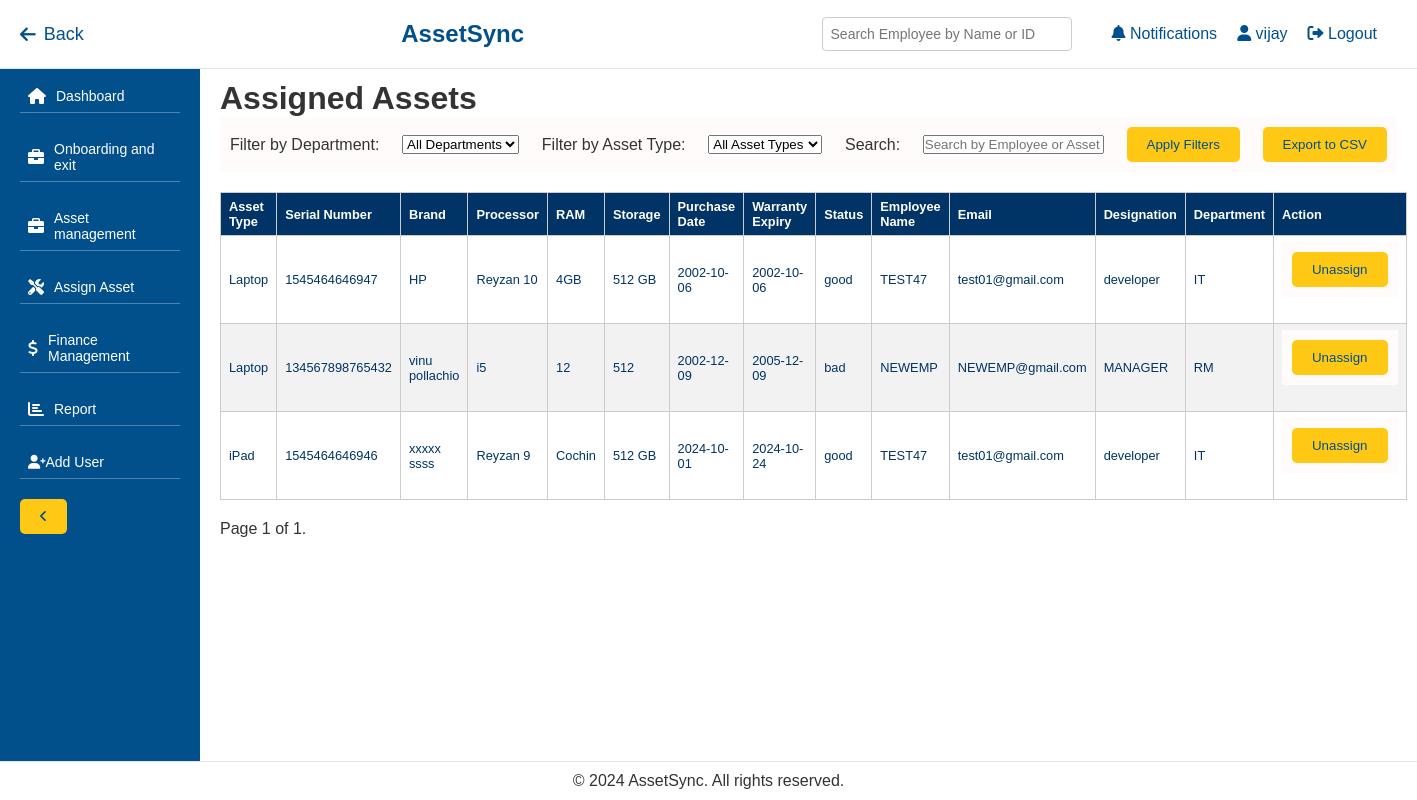
The page /assign-asset/assigned/ (signed in) on the database its author committed.
### management/models.py (models this page shows, shortened)
class Laptop(models.Model):
    serial_number = models.CharField(max_length=100)
    brand = models.CharField(max_length=100)
    processor = models.CharField(max_length=100)
    ram_capacity = models.CharField(max_length=50)
    storage = models.CharField(max_length=50)
    inch = models.DecimalField(max_digits=4, decimal_places=1)
    status = models.CharField(max_length=50)
    building_name = models.CharField(max_length=100)
    date_of_purchase = models.DateField()
    purchased_amount = models.DecimalField(max_digits=10, decimal_places=2)
    warranty_details = models.CharField(max_length=100)
    warranty_date = models.DateField()
    remarks = models.TextField(blank=True, null=True)
    employee = models.ForeignKey(Employee, on_delete=models.SET_NULL, null=True, blank=True, related_name='laptops')

class Employee(models.Model):
    DEPARTMENT_CHOICES = [
        ('IT', 'IT'),
        ('HR', 'HR'),
        ('FINANCE', 'FINANCE'),
        ('RM FINANCE', 'RM FINANCE'),
        ('RM', 'RM'),
        ('ACADAMICS', 'ACADAMICS'),
        ('CC', 'CC'),
        ('ONLINE OPERATIONS', 'ONLINE OPERATIONS'),
        ('ADMIN', 'ADMIN'),
    ]
    BRANCH_CHOICES = [
        ('kannur', 'Kannur'),
        ('calicut', 'Calicut'),
        ('thrissur', 'Thrissur'),
        ('kochi', 'Kochi'),
        ('kottayam', 'Kottayam'),
        ('trivandrum', 'Trivandrum'),
    ]
    date_of_joining = models.DateField()
    employee_id = models.CharField(max_length=100, unique=True)
    name = models.CharField(max_length=200)
    department = models.CharField(max_length=100, choices=DEPARTMENT_CHOICES)
    designation = models.CharField(max_length=100)
    branch = models.CharField(max_length=100, choices=BRANCH_CHOICES)
    work_location = models.CharField(max_length=100)
    reporting_officer = models.CharField(max_length=100)
    personal_email_id = models.EmailField()
    exited = models.BooleanField(default=False)

class iPad(models.Model):
    serial_number = models.CharField(max_length=100)
    brand = models.CharField(max_length=100)
    processor = models.CharField(max_length=100)
    ram_capacity = models.CharField(max_length=50)
    storage = models.CharField(max_length=100)
    inch = models.CharField(max_length=50)
    status = models.CharField(max_length=50)
    building_name = models.CharField(max_length=100)
    date_of_purchase = models.DateField()
    purchased_amount = models.DecimalField(max_digits=10, decimal_places=2)
    warranty_details = models.CharField(max_length=255)
    warranty_date = models.DateField()
    remarks = models.TextField(blank=True, null=True)
    employee = models.ForeignKey(Employee, on_delete=models.SET_NULL, null=True, blank=True, related_name='ipads')

### management/views.py (the view)
# urls.py: path('assign-asset/assigned/', views.assigned_assets, name='assigned_assets'),
def assigned_assets(request):
    asset_lists = [
        (Laptop.objects.filter(employee__isnull=False), 'Laptop'),
        (Desktop.objects.filter(employee__isnull=False), 'Desktop'),
        (Printer.objects.filter(employee__isnull=False), 'Printer'),
        (iPad.objects.filter(employee__isnull=False), 'iPad'),
        (iPhone.objects.filter(employee__isnull=False), 'iPhone'),
        (Smartphone.objects.filter(employee__isnull=False), 'Smartphone'),
        (KeypadPhone.objects.filter(employee__isnull=False), 'KeypadPhone'),
        (Headset.objects.filter(employee__isnull=False), 'Headset'),
        (Keyboard.objects.filter(employee__isnull=False), 'Keyboard'),
        (Mouse.objects.filter(employee__isnull=False), 'Mouse'),
        (Pendrive.objects.filter(employee__isnull=False), 'Pendrive'),
        (HardDisk.objects.filter(employee__isnull=False), 'HardDisk'),
        (LanAdapter.objects.filter(employee__isnull=False), 'LanAdapter'),
        (SIM.objects.filter(employee__isnull=False), 'SIM'),
    ]
    assets = []
    for asset_list, asset_type in asset_lists:
        for asset in asset_list:
            asset.asset_type = asset_type  # Add asset type dynamically
            assets.append(asset)
    paginator = Paginator(assets, 10)  # Show 10 assets per page
    page_number = request.GET.get('page')
    page_obj = paginator.get_page(page_number)
    return render(request, 'management/assigned_assets.html', {
        'assets': page_obj,
        'departments': Employee.objects.values_list('department', flat=True).distinct(),
        'asset_types': ['Laptop', 'Desktop', 'Printer', 'iPad', 'iPhone', 'Smartphone', 'KeypadPhone', 'Headset', 'Keyboard', 'Mouse', 'Pendrive', 'HardDisk', 'LanAdapter', 'SIM'],
    })

### management/templates/management/assigned_assets.html (shortened to what this page needs)
{% extends 'management/base.html' %}
{% block content %}
<div class="assigned-assets-container">
    <h1>Assigned Assets</h1>
    <form method="GET" action="">
        <label for="department">Filter by Department:</label>
        <select name="department" id="department">
            <option value="">All Departments</option>
        </select>
        <label for="asset_type">Filter by Asset Type:</label>
        <select name="asset_type" id="asset_type">
            <option value="">All Asset Types</option>
        </select>
        <label for="search">Search:</label>
        <input type="text" name="search" id="search" value="{{ search_query }}" placeholder="Search by Employee or Asset">
        <button type="submit">Apply Filters</button>
        <button type="submit" name="export" value="true">Export to CSV</button>
    </form>
    <table>
        <thead>
            <tr>
                <th>Asset Type</th>
                <th>Serial Number</th>
                <th>Brand</th>
                <th>Processor</th>
                <th>RAM</th>
                <th>Storage</th>
                <th>Purchase Date</th>
                <th>Warranty Expiry</th>
                <th>Status</th>
                <th>Employee Name</th>
                <th>Email</th>
                <th>Designation</th>
                <th>Department</th>
                <th>Action</th>
            </tr>
        </thead>
        <tbody>
            {% for asset in assets %}
            <tr>
                <td>{{ asset.asset_type }}</td>
                <td>{{ asset.serial_number }}</td>
                <td>{{ asset.brand }}</td>
                <td>{{ asset.processor }}</td>
                <td>{{ asset.ram_capacity }}</td>
                <td>{{ asset.storage }}</td>
                <td>{{ asset.date_of_purchase|date:"Y-m-d" }}</td>
                <td>{{ asset.warranty_date|date:"Y-m-d" }}</td>
                <td>{{ asset.status }}</td>
                <td>{{ asset.employee.name }}</td>
                <td>{{ asset.employee.personal_email_id }}</td>
                <td>{{ asset.employee.designation }}</td>
                <td>{{ asset.employee.department }}</td>
                <td>
                    <form method="POST" action="{% url 'unassign_asset' asset.id asset.asset_type %}">
                        <button type="submit" onclick="return confirm('Are you sure you want to unassign this asset?')">Unassign</button>
                    </form>
                </td>
            </tr>
            {% empty %}
            <tr>
                <td colspan="13">No assigned assets found.</td>
            </tr>
            {% endfor %}
        </tbody>
    </table>
    <div class="pagination">
        <span class="step-links">
            <span class="current">
                Page {{ assets.number }} of {{ assets.paginator.num_pages }}.
            </span>
        </span>
    </div>
</div>
{% endblock %}

### management/templates/management/base.html (shortened to what this page needs)
{% load static %}
<!DOCTYPE html>
<html lang="en">
<head>
    <link rel="stylesheet" href="https://cdnjs.cloudflare.com/ajax/libs/font-awesome/6.0.0-beta3/css/all.min.css">
</head>
<body>
    <header>
        <a href="javascript:history.back()" class="back-btn"><i class="fas fa-arrow-left"></i> Back</a>
        <h1>AssetSync</h1>
        <div class="user-options">
            <div class="search-box">
                <input type="text" id="employeeSearch" placeholder="Search Employee by Name or ID" oninput="searchEmployee()">
            </div>
            <a href="#"><i class="fas fa-bell"></i> Notifications</a>
            <a href="#"><i class="fas fa-user"></i> {{ request.user.username }}</a>
            <form id="logout-form" action="{% url 'logout' %}" method="post" style="display:inline;">
                <button type="submit" class="btn" style="background:none; border:none; color: var(--primary-color); font-size: 16px; cursor: pointer;">
                    <i class="fas fa-sign-out-alt"></i> Logout
                </button>
            </form>
        </div>
    </header>
    <aside id="sidebar">
        <nav>
            <ul>
                <li class="{% if request.resolver_match.url_name == 'dashboard' %}active{% endif %}">
                    <a href="{% url 'dashboard' %}"><i class="fas fa-home icon"></i> <span class="text">Dashboard</span></a>
                </li>
                <li>
                    <a href="#" onclick="toggleDropdown(event)"><i class="fas fa-briefcase icon"></i> <span class="text">Onboarding and exit</span></a>
                </li>
                <li>
                    <a href="#" onclick="toggleDropdown(event)"><i class="fas fa-briefcase icon"></i> <span class="text">Asset management</span></a>
                </li>
                <li><a href="{% url 'assign_asset' %}"><i class="fas fa-tools icon"></i> <span class="text">Assign Asset</span></a></li>
                <li><a href="{% url 'finance_module' %}"><i class="fas fa-dollar-sign icon"></i> <span class="text">Finance Management</span></a></li>
                <li><a href="{% url 'report' %}"><i class="fas fa-chart-bar icon"></i> <span class="text">Report</span></a></li>
                <li><a href="{% url 'add_user' %}"><i class="fas fa-user-plus"></i> Add User</a></li>
            </ul>
        </nav>
        <button class="toggle-btn" onclick="toggleSidebar()"><i class="fas fa-angle-left"></i></button>
    </aside>
    <main>
        {% block content %}{% endblock %}
    </main>
    <footer>
        <p>&copy; 2024 AssetSync. All rights reserved.</p>
    </footer>
</body>
</html>

### management/templates/management/base.html (style rules this page uses)
:root { --primary-color: #01508c; --secondary-color: #ffc814; --light-blue-color: #e9f7ff; --white-color: #ffffff; --text-color: #333333; --line-color: rgba(255, 255, 255, 0.3); --collapsed-width: 50px; --expanded-width: 200px; --dropdown-bg-color: #ffffff; --dropdown-hover-bg-color: #f1f1f1; --dropdown-border-color: #e0e0e0; }
* { margin: 0; padding: 0; box-sizing: border-box; }
body { font-family: Arial, sans-serif; background-color: var(--light-blue-color); color: var(--text-color); }
header { position: fixed; top: 0; left: 0; width: 100%; background-color: var(--white-color); border-bottom: 1px solid #e2e5e8; padding: 15px 20px; display: flex; justify-content: space-between; align-items: center; z-index: 1000; }
header h1 { color: var(--primary-color); font-size: 24px; }
header .user-options { display: flex; align-items: center; }
header .user-options a { color: var(--primary-color); margin-left: 20px; text-decoration: none; font-size: 16px; transition: color 0.3s; }
.search-box { position: relative; margin-right: 20px; }
.search-box input[type="text"] { padding: 8px; font-size: 14px; width: 250px; border-radius: 4px; border: 1px solid #ccc; }
.back-btn { font-size: 18px; margin-right: 20px; cursor: pointer; color: var(--primary-color); text-decoration: none; display: flex; align-items: center; }
.back-btn i { margin-right: 8px; }
aside { position: fixed; top: 60px; bottom: 0; left: 0; width: var(--expanded-width); background-color: var(--primary-color); color: var(--white-color); padding: 20px; overflow-y: auto; transition: width 0.3s ease; z-index: 999; }
aside nav ul { list-style-type: none; }
aside nav ul li { margin-bottom: 20px; position: relative; }
aside nav ul li a { color: var(--white-color); text-decoration: none; display: flex; align-items: center; padding: 8px; font-size: 14px; background-color: var(--primary-color); border-bottom: 1px solid var(--line-color); transition: background-color 0.3s, color 0.3s; }
aside nav ul li a .icon { margin-right: 10px; font-size: 16px; }
main { margin-left: var(--expanded-width); padding: 80px 20px; min-height: 100vh; background-color: var(--white-color); transition: margin-left 0.3s ease; }
footer { position: fixed; bottom: 0; left: 0; width: 100%; background-color: var(--white-color); border-top: 1px solid #e2e5e8; color: var(--text-color); text-align: center; padding: 10px 0; z-index: 1000; }
button, .btn { background-color: var(--secondary-color); color: var(--primary-color); border: none; padding: 10px 20px; border-radius: 5px; cursor: pointer; transition: background-color 0.3s, color 0.3s; }
aside { overflow-y: auto; }

### management/templates/management/assigned_assets.html (style rules this page uses)
.assigned-assets-container form { display: flex; justify-content: space-between; align-items: center; background-color: #fffbfb; padding: 10px; margin-bottom: 20px; }
.assigned-assets-container table { width: 100%; border-collapse: collapse; margin-bottom: 20px; background-color: #fff; border: 1px solid #ccc; }
.assigned-assets-container th, .assigned-assets-container td { padding: 6px 8px; text-align: left; font-size: 0.8rem; border: 1px solid #ccc; }
.assigned-assets-container thead { background-color: #003366; color: white; }
.assigned-assets-container tbody tr:nth-child(even) { background-color: #f2f2f2; }
.assigned-assets-container td { color: #003366; }

### rows shown on the page
Laptop: asset_type "Laptop", serial_number "1545464646947", brand "HP", processor "Reyzan 10", ram_capacity "4GB", storage "512 GB", date_of_purchase "2002-10-06", warranty_date "2002-10-06", status "good", employee.name "TEST47", employee.personal_email_id "test01@gmail.com", employee.designation "developer", employee.department "IT"
Laptop: asset_type "Laptop", serial_number "134567898765432", brand "vinu pollachio", processor "i5", ram_capacity "12", storage "512", date_of_purchase "2002-12-09", warranty_date "2005-12-09", status "bad", employee.name "NEWEMP", employee.personal_email_id "NEWEMP@gmail.com", employee.designation "MANAGER", employee.department "RM"
iPad: asset_type "iPad", serial_number "1545464646946", brand "xxxxx ssss", processor "Reyzan 9", ram_capacity "Cochin", storage "512 GB", date_of_purchase "2024-10-01", warranty_date "2024-10-24", status "good", employee.name "TEST47", employee.personal_email_id "test01@gmail.com", employee.designation "developer", employee.department "IT"

### other values the page prints
{{ request.user.username }} "vijay"
{{ assets.number }} "1"
{{ assets.paginator.num_pages }} "1"
